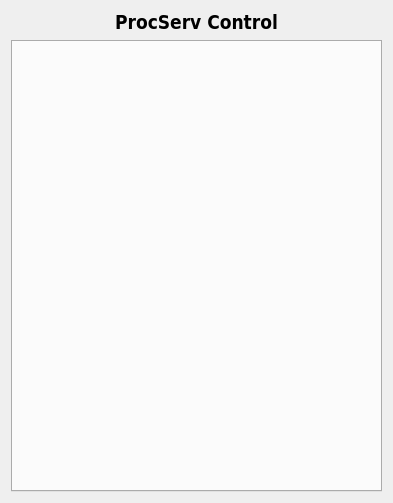
<?xml version="1.0" encoding="UTF-8"?>
<ui version="4.0">
 <class>Form</class>
 <widget class="QWidget" name="Form">
  <property name="geometry">
   <rect>
    <x>0</x>
    <y>0</y>
    <width>393</width>
    <height>503</height>
   </rect>
  </property>
  <property name="windowTitle">
   <string>Form</string>
  </property>
  <layout class="QGridLayout" name="gridLayout">
   <item row="0" column="0">
    <widget class="QLabel" name="label">
     <property name="palette">
      <palette>
       <active>
        <colorrole role="WindowText">
         <brush brushstyle="SolidPattern">
          <color alpha="255">
           <red>0</red>
           <green>0</green>
           <blue>0</blue>
          </color>
         </brush>
        </colorrole>
        <colorrole role="Button">
         <brush brushstyle="SolidPattern">
          <color alpha="255">
           <red>114</red>
           <green>159</green>
           <blue>207</blue>
          </color>
         </brush>
        </colorrole>
        <colorrole role="Light">
         <brush brushstyle="SolidPattern">
          <color alpha="255">
           <red>196</red>
           <green>225</green>
           <blue>255</blue>
          </color>
         </brush>
        </colorrole>
        <colorrole role="Midlight">
         <brush brushstyle="SolidPattern">
          <color alpha="255">
           <red>155</red>
           <green>192</green>
           <blue>231</blue>
          </color>
         </brush>
        </colorrole>
        <colorrole role="Dark">
         <brush brushstyle="SolidPattern">
          <color alpha="255">
           <red>57</red>
           <green>79</green>
           <blue>103</blue>
          </color>
         </brush>
        </colorrole>
        <colorrole role="Mid">
         <brush brushstyle="SolidPattern">
          <color alpha="255">
           <red>76</red>
           <green>106</green>
           <blue>138</blue>
          </color>
         </brush>
        </colorrole>
        <colorrole role="Text">
         <brush brushstyle="SolidPattern">
          <color alpha="255">
           <red>0</red>
           <green>0</green>
           <blue>0</blue>
          </color>
         </brush>
        </colorrole>
        <colorrole role="BrightText">
         <brush brushstyle="SolidPattern">
          <color alpha="255">
           <red>255</red>
           <green>255</green>
           <blue>255</blue>
          </color>
         </brush>
        </colorrole>
        <colorrole role="ButtonText">
         <brush brushstyle="SolidPattern">
          <color alpha="255">
           <red>0</red>
           <green>0</green>
           <blue>0</blue>
          </color>
         </brush>
        </colorrole>
        <colorrole role="Base">
         <brush brushstyle="SolidPattern">
          <color alpha="255">
           <red>255</red>
           <green>255</green>
           <blue>255</blue>
          </color>
         </brush>
        </colorrole>
        <colorrole role="Window">
         <brush brushstyle="SolidPattern">
          <color alpha="255">
           <red>114</red>
           <green>159</green>
           <blue>207</blue>
          </color>
         </brush>
        </colorrole>
        <colorrole role="Shadow">
         <brush brushstyle="SolidPattern">
          <color alpha="255">
           <red>0</red>
           <green>0</green>
           <blue>0</blue>
          </color>
         </brush>
        </colorrole>
        <colorrole role="AlternateBase">
         <brush brushstyle="SolidPattern">
          <color alpha="255">
           <red>184</red>
           <green>207</green>
           <blue>231</blue>
          </color>
         </brush>
        </colorrole>
        <colorrole role="ToolTipBase">
         <brush brushstyle="SolidPattern">
          <color alpha="255">
           <red>255</red>
           <green>255</green>
           <blue>220</blue>
          </color>
         </brush>
        </colorrole>
        <colorrole role="ToolTipText">
         <brush brushstyle="SolidPattern">
          <color alpha="255">
           <red>0</red>
           <green>0</green>
           <blue>0</blue>
          </color>
         </brush>
        </colorrole>
       </active>
       <inactive>
        <colorrole role="WindowText">
         <brush brushstyle="SolidPattern">
          <color alpha="255">
           <red>0</red>
           <green>0</green>
           <blue>0</blue>
          </color>
         </brush>
        </colorrole>
        <colorrole role="Button">
         <brush brushstyle="SolidPattern">
          <color alpha="255">
           <red>114</red>
           <green>159</green>
           <blue>207</blue>
          </color>
         </brush>
        </colorrole>
        <colorrole role="Light">
         <brush brushstyle="SolidPattern">
          <color alpha="255">
           <red>196</red>
           <green>225</green>
           <blue>255</blue>
          </color>
         </brush>
        </colorrole>
        <colorrole role="Midlight">
         <brush brushstyle="SolidPattern">
          <color alpha="255">
           <red>155</red>
           <green>192</green>
           <blue>231</blue>
          </color>
         </brush>
        </colorrole>
        <colorrole role="Dark">
         <brush brushstyle="SolidPattern">
          <color alpha="255">
           <red>57</red>
           <green>79</green>
           <blue>103</blue>
          </color>
         </brush>
        </colorrole>
        <colorrole role="Mid">
         <brush brushstyle="SolidPattern">
          <color alpha="255">
           <red>76</red>
           <green>106</green>
           <blue>138</blue>
          </color>
         </brush>
        </colorrole>
        <colorrole role="Text">
         <brush brushstyle="SolidPattern">
          <color alpha="255">
           <red>0</red>
           <green>0</green>
           <blue>0</blue>
          </color>
         </brush>
        </colorrole>
        <colorrole role="BrightText">
         <brush brushstyle="SolidPattern">
          <color alpha="255">
           <red>255</red>
           <green>255</green>
           <blue>255</blue>
          </color>
         </brush>
        </colorrole>
        <colorrole role="ButtonText">
         <brush brushstyle="SolidPattern">
          <color alpha="255">
           <red>0</red>
           <green>0</green>
           <blue>0</blue>
          </color>
         </brush>
        </colorrole>
        <colorrole role="Base">
         <brush brushstyle="SolidPattern">
          <color alpha="255">
           <red>255</red>
           <green>255</green>
           <blue>255</blue>
          </color>
         </brush>
        </colorrole>
        <colorrole role="Window">
         <brush brushstyle="SolidPattern">
          <color alpha="255">
           <red>114</red>
           <green>159</green>
           <blue>207</blue>
          </color>
         </brush>
        </colorrole>
        <colorrole role="Shadow">
         <brush brushstyle="SolidPattern">
          <color alpha="255">
           <red>0</red>
           <green>0</green>
           <blue>0</blue>
          </color>
         </brush>
        </colorrole>
        <colorrole role="AlternateBase">
         <brush brushstyle="SolidPattern">
          <color alpha="255">
           <red>184</red>
           <green>207</green>
           <blue>231</blue>
          </color>
         </brush>
        </colorrole>
        <colorrole role="ToolTipBase">
         <brush brushstyle="SolidPattern">
          <color alpha="255">
           <red>255</red>
           <green>255</green>
           <blue>220</blue>
          </color>
         </brush>
        </colorrole>
        <colorrole role="ToolTipText">
         <brush brushstyle="SolidPattern">
          <color alpha="255">
           <red>0</red>
           <green>0</green>
           <blue>0</blue>
          </color>
         </brush>
        </colorrole>
       </inactive>
       <disabled>
        <colorrole role="WindowText">
         <brush brushstyle="SolidPattern">
          <color alpha="255">
           <red>57</red>
           <green>79</green>
           <blue>103</blue>
          </color>
         </brush>
        </colorrole>
        <colorrole role="Button">
         <brush brushstyle="SolidPattern">
          <color alpha="255">
           <red>114</red>
           <green>159</green>
           <blue>207</blue>
          </color>
         </brush>
        </colorrole>
        <colorrole role="Light">
         <brush brushstyle="SolidPattern">
          <color alpha="255">
           <red>196</red>
           <green>225</green>
           <blue>255</blue>
          </color>
         </brush>
        </colorrole>
        <colorrole role="Midlight">
         <brush brushstyle="SolidPattern">
          <color alpha="255">
           <red>155</red>
           <green>192</green>
           <blue>231</blue>
          </color>
         </brush>
        </colorrole>
        <colorrole role="Dark">
         <brush brushstyle="SolidPattern">
          <color alpha="255">
           <red>57</red>
           <green>79</green>
           <blue>103</blue>
          </color>
         </brush>
        </colorrole>
        <colorrole role="Mid">
         <brush brushstyle="SolidPattern">
          <color alpha="255">
           <red>76</red>
           <green>106</green>
           <blue>138</blue>
          </color>
         </brush>
        </colorrole>
        <colorrole role="Text">
         <brush brushstyle="SolidPattern">
          <color alpha="255">
           <red>57</red>
           <green>79</green>
           <blue>103</blue>
          </color>
         </brush>
        </colorrole>
        <colorrole role="BrightText">
         <brush brushstyle="SolidPattern">
          <color alpha="255">
           <red>255</red>
           <green>255</green>
           <blue>255</blue>
          </color>
         </brush>
        </colorrole>
        <colorrole role="ButtonText">
         <brush brushstyle="SolidPattern">
          <color alpha="255">
           <red>57</red>
           <green>79</green>
           <blue>103</blue>
          </color>
         </brush>
        </colorrole>
        <colorrole role="Base">
         <brush brushstyle="SolidPattern">
          <color alpha="255">
           <red>114</red>
           <green>159</green>
           <blue>207</blue>
          </color>
         </brush>
        </colorrole>
        <colorrole role="Window">
         <brush brushstyle="SolidPattern">
          <color alpha="255">
           <red>114</red>
           <green>159</green>
           <blue>207</blue>
          </color>
         </brush>
        </colorrole>
        <colorrole role="Shadow">
         <brush brushstyle="SolidPattern">
          <color alpha="255">
           <red>0</red>
           <green>0</green>
           <blue>0</blue>
          </color>
         </brush>
        </colorrole>
        <colorrole role="AlternateBase">
         <brush brushstyle="SolidPattern">
          <color alpha="255">
           <red>114</red>
           <green>159</green>
           <blue>207</blue>
          </color>
         </brush>
        </colorrole>
        <colorrole role="ToolTipBase">
         <brush brushstyle="SolidPattern">
          <color alpha="255">
           <red>255</red>
           <green>255</green>
           <blue>220</blue>
          </color>
         </brush>
        </colorrole>
        <colorrole role="ToolTipText">
         <brush brushstyle="SolidPattern">
          <color alpha="255">
           <red>0</red>
           <green>0</green>
           <blue>0</blue>
          </color>
         </brush>
        </colorrole>
       </disabled>
      </palette>
     </property>
     <property name="font">
      <font>
       <family>DejaVu Sans Condensed</family>
       <pointsize>14</pointsize>
       <weight>75</weight>
       <bold>true</bold>
      </font>
     </property>
     <property name="text">
      <string>ProcServ Control</string>
     </property>
     <property name="alignment">
      <set>Qt::AlignCenter</set>
     </property>
    </widget>
   </item>
   <item row="1" column="0">
    <widget class="QTabWidget" name="tabWidget">
     <property name="currentIndex">
      <number>-1</number>
     </property>
    </widget>
   </item>
  </layout>
 </widget>
 <resources/>
 <connections/>
</ui>
